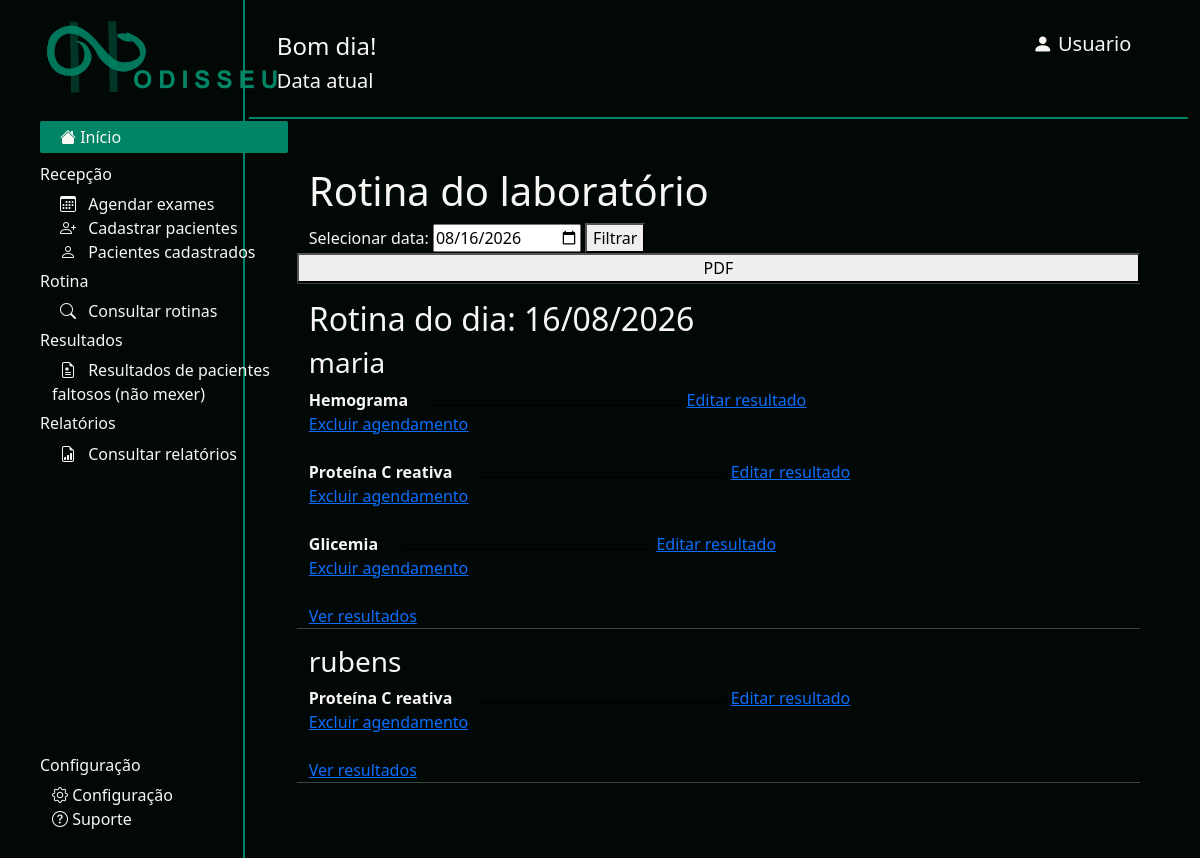
/rotina, run on an earlier commit of the app's database.
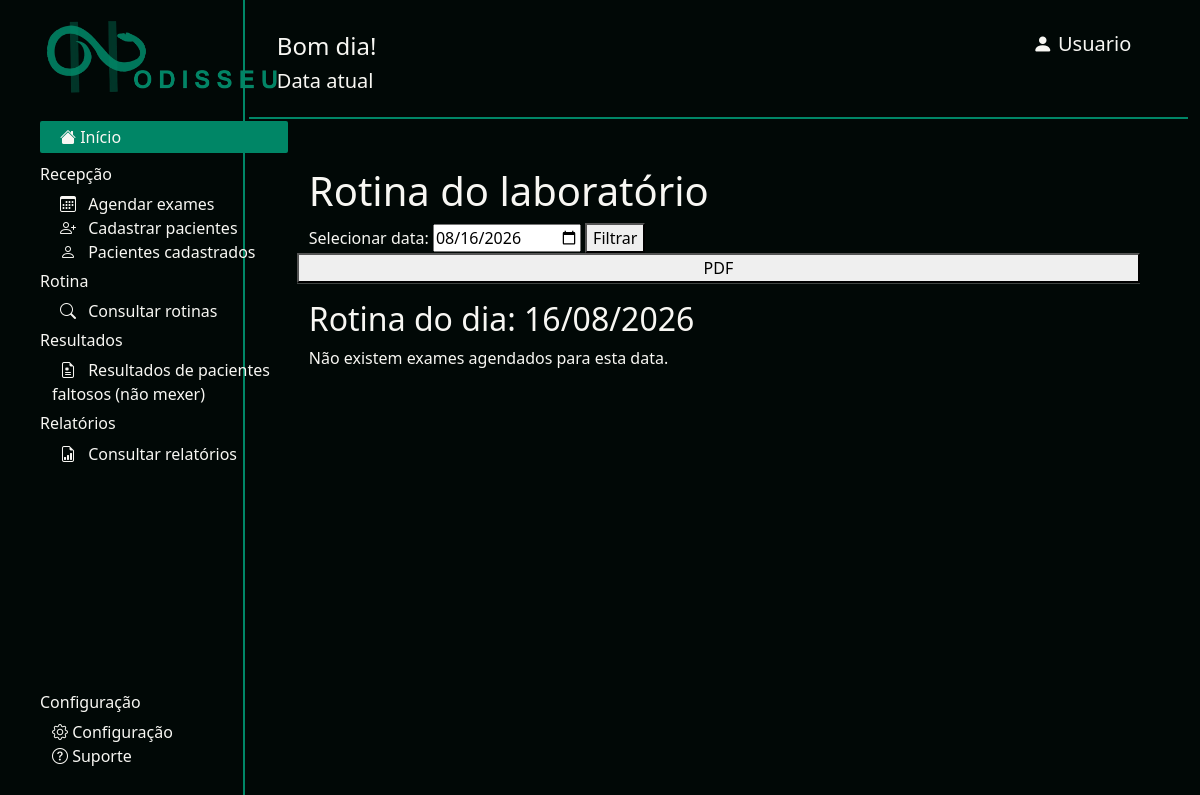
And on a later commit of the database.
### odisseu/models.py (models this page shows, shortened)
class Paciente(models.Model):
    nome = models.CharField(max_length=200, validators=[validate_nome])
    cpf = models.CharField(max_length=11, validators=[validate_cpf])
    cns = models.CharField(max_length=14, validators=[validate_cns])
    data_nascimento = models.DateField()
    telefone = models.CharField(max_length=20, validators=[validate_telefone])

class Agendamento(models.Model):
    EXAMES = [
        ('glicemia', 'Glicemia'),
        ('hemograma', 'Hemograma'),
        ('proteina', 'Proteína C reativa'),
    ]
    solicitante = models.CharField(max_length=200,blank=True, validators=[validate_nome]
    )
    paciente = models.ForeignKey(
        Paciente,
        on_delete=models.CASCADE
    )
    exame = models.CharField(
        max_length=50,
        choices=EXAMES
    )
    data = models.DateField()

### odisseu/views.py (the view)
# urls.py: path('rotina', views.rotina, name='rotina'),
def rotina(request):
    data = request.GET.get('data')
    if data:
        agendamentos = Agendamento.objects.filter(data=data)
    else:
        data = date.today()
        agendamentos = Agendamento.objects.filter(data=data)
    return render(
        request,
        'rotina.html',
        {
            'agendamentos': agendamentos,
            'data': data,
        }
    )

### odisseu/templates/rotina.html (shortened to what this page needs)
{% extends "base.html" %}
{% block content %}
    <h1>Rotina do laboratório</h1>
    <form method="GET">
        <label for="data">
            Selecionar data:
        </label>
        <input
            type="date"
            id="data"
            name="data"
            value="{{ data|date:'Y-m-d' }}"
        >
        <button type="submit">
            Filtrar
        </button>
    </form>
    <br>
    <button
        type="button"
        onclick="window.print()"
    >
        PDF
    </button>
    <hr>
    <h2>
        Rotina do dia:
        {{ data|date:"d/m/Y" }}
    </h2>
    {% regroup agendamentos by paciente as pacientes %}
    {% for grupo in pacientes %}
        <div>
            <h3>
                {{ grupo.grouper.nome }}
            </h3>
            {% for agendamento in grupo.list %}
                <div>
                    <strong>
                        {{ agendamento.get_exame_display }}
                    </strong>
                    <span
                        style="
                            display: inline-block;
                            width: 250px;
                            border-bottom: 1px solid black;
                            margin-left: 20px;
                        "
                    ></span>
                    {% if agendamento.resultado %}
                        <a
                            href="{% url 'editar_resultado' agendamento.resultado.id %}"
                        >
                            Editar resultado
                        </a><br>
                        <a href="{%url 'excluir_agendamento' agendamento.id%}">Excluir agendamento</a>
                    {% else %}
                        <a
                            href="{% url 'digitar_resultados' agendamento.id %}"
                        >
                            Digitar resultado
                        </a>
                    {% endif %}
                </div>
                <br>
            {% endfor %}
            <a
                href="{% url 'ver_resultados' grupo.grouper.id grupo.list.0.data|date:'Y-m-d' %}"
            >
                Ver resultados
            </a>
        </div>
        <hr>
    {% empty %}
        <p>
            Não existem exames agendados para esta data.
        </p>
    {% endfor %}
{% endblock %}

What changed in the data, as far as the page shows it:
no longer on this page (row unchanged): Paciente: grouper.nome "maria"
removed Agendamento: exame "Hemograma", shows "Editar resultado", shown under "maria"
removed Agendamento: exame "Proteína C reativa", shows "Editar resultado", shown under "maria"
removed Agendamento: exame "Glicemia", shows "Editar resultado", shown under "maria"
no longer on this page (row unchanged): Paciente: grouper.nome "rubens"
removed Agendamento: exame "Proteína C reativa", shows "Editar resultado", shown under "rubens"
Also different on the page:
text now shown: "Não existem exames agendados para esta data."
